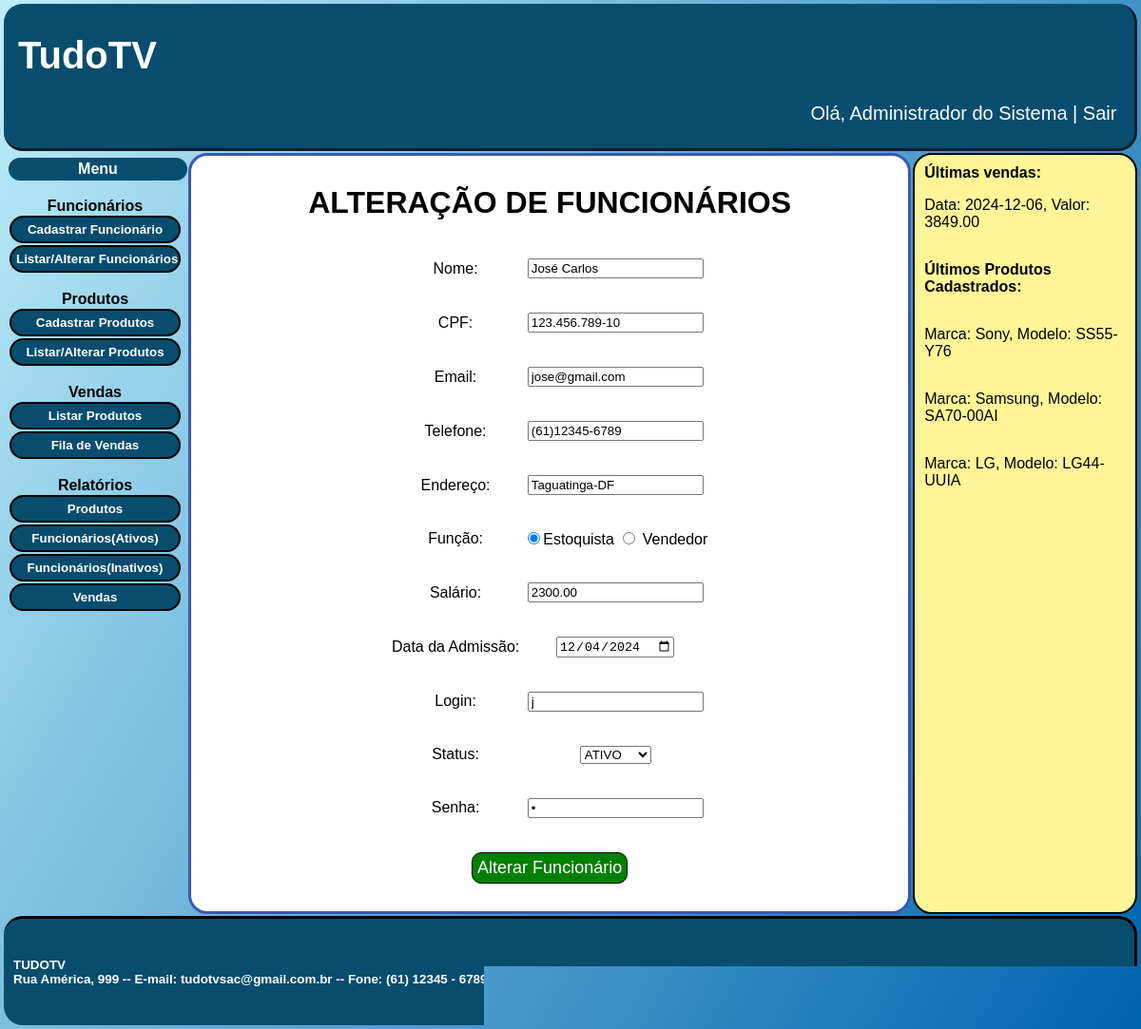
Page /alteraFun.php?codigo=2 (signed in) on the committed database.
### tables this page shows
CREATE TABLE `funcionarios` (
  `id_funcionarios` int(11) NOT NULL,
  `nome` varchar(45) NOT NULL,
  `cpf` varchar(45) NOT NULL,
  `email` varchar(45) DEFAULT NULL,
  `endereco` varchar(45) DEFAULT NULL,
  `funcao` varchar(45) NOT NULL,
  `status` varchar(45) NOT NULL DEFAULT 'ATIVO',
  `login` varchar(45) NOT NULL,
  `senha` varchar(45) NOT NULL,
  `telefone` varchar(45) DEFAULT NULL,
  `data_admissao` date NOT NULL,
  `salario` decimal(10,2) NOT NULL
);

CREATE TABLE `venda` (
  `id_venda` int(11) NOT NULL,
  `data_venda` date NOT NULL,
  `valor_total` decimal(10,2) NOT NULL,
  `funcionarios_id_funcionarios` int(11) NOT NULL
);

CREATE TABLE `televisor` (
  `id_tv` int(11) NOT NULL,
  `marca_tv` varchar(45) NOT NULL,
  `modelo_tv` varchar(45) NOT NULL,
  `tipo_tela_tv` varchar(45) NOT NULL,
  `resolucao_tv` varchar(45) NOT NULL,
  `preco_tv` decimal(10,2) NOT NULL,
  `foto_tv` varchar(100) NOT NULL,
  `fila_compra_tv` varchar(1) NOT NULL DEFAULT 'n',
  `venda_id_venda` int(11) DEFAULT NULL,
  `tamanho_tela_tv` varchar(45) NOT NULL,
  `entradas_tv` varchar(45) NOT NULL,
  `voltagem_tv` varchar(45) NOT NULL,
  `sistema_operacional_tv` varchar(45) NOT NULL,
  `processador_tv` varchar(45) NOT NULL
);

### alteraFun.php (the view, shortened to what this page needs)
<!DOCTYPE html>
<html lang="pt-br">
    <head>
        <link rel="stylesheet" href="style.css">
    </head>
    <body>
        <div class="cabecalho">
            <div class="conteudoCabecalho">
                <h1>TudoTV</h1>
                <p align="right"> Olá, <?php include 'validaLogin.php'; ?><a class="sair" href="logout.php"> | Sair </a></p>
            </div>
        </div>
        <div class="menu">
                <div class="conteudoMenu">
                    <div class="tituloMenu">
                        <b>Menu</b>
                    </div>
                    <?php include 'menuLocal.php' ?>
                </div>
        </div>
        <div class="conteudo">
            <div class="conteudoEspecifico">
                <h1 align="center"> ALTERAÇÃO DE FUNCIONÁRIOS </h1>
                <?php
                $conectar = mysqli_connect("localhost", "root", "", "lojatv");
                $codigo = $_GET["codigo"];
                $sql_pesquisar = "SELECT nome, email, telefone, endereco, funcao, login, senha, status, cpf, data_admissao, salario
                                                  FROM funcionarios WHERE id_funcionarios = '$codigo'";
                $resultado_pesquisa = mysqli_query($conectar, $sql_pesquisar);
                $registro = mysqli_fetch_row($resultado_pesquisa);
                ?>
                <form method="post" action="processaAlteraFun.php">
                    <?php
                    if ($registro[4] == "administrador") {
                        ?>
                        <p align="center">
                            <input type="hidden" name="funcao" value="<?php echo $registro[4] ?>">
                            Senha:
                            <input type="password" name="senha" value="<?php echo $registro[6] ?>" required>
                        </p>
                        <?php
                    } else {
                        ?>
                        <table align="center">
                            <tr>
                                <td>
                                    <p> Nome: </p>
                                </td>
                                <td>
                                    <p> <input name="nome" type="text" value="<?php echo $registro[0] ?>" required> </p>
                                </td>
                            </tr>
                            <tr>
                                <td>
                                    <p> CPF: </p>
                                </td>
                                <td>
                                    <p> <input name="cpf" type="text" placeholder="123.456.789-10" pattern="\d{3}.\d{3}.\d{3}-\d{2}" value="<?php echo $registro[8] ?>" required> </p>
                                </td>
                            </tr>
                            <tr>
                                <td>
                                    <p> Email: </p>
                                </td>
                                <td>
                                    <p> <input name="email" type="email" value="<?php echo $registro[1] ?>"> </p>
                                </td>
                            </tr>
                            <tr>
                                <td>
                                    <p> Telefone: </p>
                                </td>
                                <td>
                                    <p> <input name="telefone" type="tel" placeholder="(99)99999-9999" pattern="\(\d{2}\)\d{5}-\d{4}" value="<?php echo $registro[2] ?>"> </p>
                                </td>
                            </tr>
                            <tr>
                                <td>
                                    <p> Endereço: </p>
                                </td>
                                <td>
                                    <p> <input name="endereco" type="text" value="<?php echo $registro[3] ?>"></p>
                                </td>
                            </tr>
                            <tr>
                                <td>
                                    <p> Função:  </p>
                                </td>
                                <td>
                                    <p>
                                        <input name="funcao" type="radio" value="estoquista"
                                        <?php
                                        if ($registro[4] == "estoquista") {
                                            echo "checked";
                                        }
                                        ?>>Estoquista
                                    <input name="funcao" type="radio" value="vendedor"
                                    <?php
                                        if ($registro[4] == "vendedor") {
                                            echo "checked";
                                        }
                                     ?>> Vendedor
                                </p>
                            </td>
                        </tr>
                        <tr>
                            <td>
                                <p> Salário:  </p>
                            </td>
                            <td>
                                <p> <input name="salario" type="number" step="0.01" min="0" value="<?php echo $registro[10] ?>" required>  </p>
                            </td>
                        </tr>
                        <tr>
                            <td>
                                <p> Data da Admissão:  </p>
                            </td>
                            <td>
                                <p> <input name="dataAdmissao" type="date" value="<?php echo $registro[9] ?>" required>  </p>
                            </td>
                        </tr>
                        <tr>
                            <td>
                                <p> Login:  </p>
                            </td>
                            <td>
                                <p> <input name="login" type="text" value="<?php echo $registro[5] ?>" required>  </p>
                            </td>
                        </tr>
                        <tr>
                            <td>
                                <p> Status:</p>
                            </td>
                            <td>
                                <p>
                                    <select name="status">
                                            <option value="ATIVO"
                                                    <?php
                                                        if($registro[7]=="ATIVO"){
                                                            echo "selected";
                                                        }
                                                    ?>>ATIVO
                                            </option>
                                    </select>
                                </p>
                            </td>
                        </tr>
                        <tr>
                            <td>
                                <p> Senha:  </p>
                            </td>
                            <td>
                                <p> <input name="senha" type="password" value="<?php echo $registro[6] ?>" required>  </p>
                            </td>
                        </tr>
                        <?php
                         }
                         ?>
                        <tr>
                            <td colspan="2">
                                <p align="center"> <input class="botaoConfirmacao" type="submit" value="Alterar Funcionário">  </p>
                            </td>
                        </tr>
                    </table>
                </form>
            </div>
        </div>
        <div class="lado">
            <?php include 'noticiasGlobais.php' ?>
        </div>
        <div class="rodape">
            <div class="conteudoRodape">
                <?php include 'rodapeGlobal.php' ?>
            </div>
        </div>
    </body>
</html>

### noticiasGlobais.php
<?php
if ($_SESSION["Funcao"] == "administrador") {
?>
    <b>Últimas vendas:</b>
<?php
    $conectar = mysqli_connect("localhost", "root", "", "lojatv");
    $sql_consulta_ultima_venda = "SELECT data_venda, valor_total FROM venda ORDER BY id_venda DESC LIMIT 3";
    $sql_consulta_ultima_add = "SELECT marca_tv, modelo_tv FROM televisor ORDER BY id_tv DESC LIMIT 3";
    $resultado_consulta = mysqli_query($conectar, $sql_consulta_ultima_venda);
    $resultado_consulta2 = mysqli_query($conectar, $sql_consulta_ultima_add);
    while ($registro = mysqli_fetch_row($resultado_consulta)) {
        echo "<p>Data: $registro[0], Valor: $registro[1]</p>";
    }
?>
    <p><b>Últimos Produtos Cadastrados:</b></p>
<?php
    while ($registro = mysqli_fetch_row($resultado_consulta2)) {
        echo "<p>Marca: $registro[0], Modelo: $registro[1]</p>";
    }
?>
<?php
}else if ($_SESSION["Funcao"] == "estoquista"){
?>
    <b>Últimos Produtos Cadastrados:</b>
<?php
    $conectar = mysqli_connect("localhost", "root", "", "lojatv");
    $sql_consulta_ultima_add = "SELECT marca_tv, modelo_tv FROM televisor ORDER BY id_tv DESC LIMIT 3";
    $resultado_consulta = mysqli_query($conectar, $sql_consulta_ultima_add);
    while ($registro = mysqli_fetch_row($resultado_consulta)) {
        echo "<p>Marca: $registro[0], Modelo: $registro[1]</p>";
    }
?>
<?php }else if($_SESSION["Funcao"] == "vendedor"){
?>
        <b>Últimas vendas:</b>
<?php
    $conectar = mysqli_connect("localhost", "root", "", "lojatv");
    $sql_consulta_ultima_venda = "SELECT data_venda, valor_total FROM venda ORDER BY id_venda DESC LIMIT 3";
    $resultado_consulta = mysqli_query($conectar, $sql_consulta_ultima_venda);
    while ($registro = mysqli_fetch_row($resultado_consulta)) {
        echo "<p>Data: $registro[0], Valor: $registro[1]</p>";
    }
?>
<?php
}
?>

### style.css (style rules this page uses)
body { font-family: Arial, sans-serif; display: flex; flex-wrap: wrap; margin: 3px; flex: 1 1 100vw; background-image: linear-gradient(120deg, #bdeefa, #0063ad); background-attachment: fixed; }
.cabecalho { padding: 5px; font-size: 20px; margin: 1px; display: flex; flex: 1 1 100vw; background-color: #084d6e; border: 3px solid #111e2a; border-top: none; border-left: none; border-radius: 20px; }
.conteudoCabecalho { width: 98%; padding-left: 10px; color: white; }
.menu { padding: 5px; display: flex; border-radius: 20px; margin: 1px; flex: 1 1 100px; }
.conteudoMenu { width: 100%; height: 100%; display: flex; flex-direction: column; text-align: center; }
.tituloMenu { border-radius: 20px; width: 100%; display: flex; flex-direction: column; text-align: center; padding: 3px; background-color: #084d6e; color: #ffffff; font-weight: bold; }
.conteudo { padding: 10px; display: flex; border-radius: 20px; margin: 1px; flex: 20 1 500px; border: 3px solid rgb(56, 89, 180); background: #ffffff; height: auto; }
.lado { padding: 10px; display: flex; flex-direction: column; border-radius: 20px; border: 2px solid #000000; background-color: rgb(255, 245, 152); margin: 1px; flex: 1 1 200px; }
.rodape { padding: 10px; font-size: 20px; margin: 1px; display: flex; flex: 1 1 100vw; background-color: #084d6e; border: 3px solid #000000; border-bottom: none; border-left: none; border-radius: 20px; color: white; }
.conteudoEspecifico { width: 100%; height: 100%; display: flex; flex-direction: column; text-align: center; }
.conteudoRodape { width: 100%; height: 100%; }
a { text-decoration: none; }
.sair { text-decoration: none; color: white; }
.botaoConfirmacao { padding: 5px; border-radius: 10px; border: 1px solid black; background-color: green; font-size: large; color: white; }

### rows in the picture
funcionarios: nome "José Carlos", cpf "123.456.789-10", email "jose@gmail.com", telefone "(61)12345-6789", endereco "Taguatinga-DF", funcao "☑", salario "2300.00", dataAdmissao "12/04/2024", login "j", status "ATIVO"
venda: data_venda "2024-12-06", valor_total "3849.00"
televisor: marca_tv "Sony", modelo_tv "SS55-Y76"
televisor: marca_tv "Samsung", modelo_tv "SA70-00AI"
televisor: marca_tv "LG", modelo_tv "LG44-UUIA"

### other values in the picture
$_SESSION["Nome"] "Administrador do Sistema"
